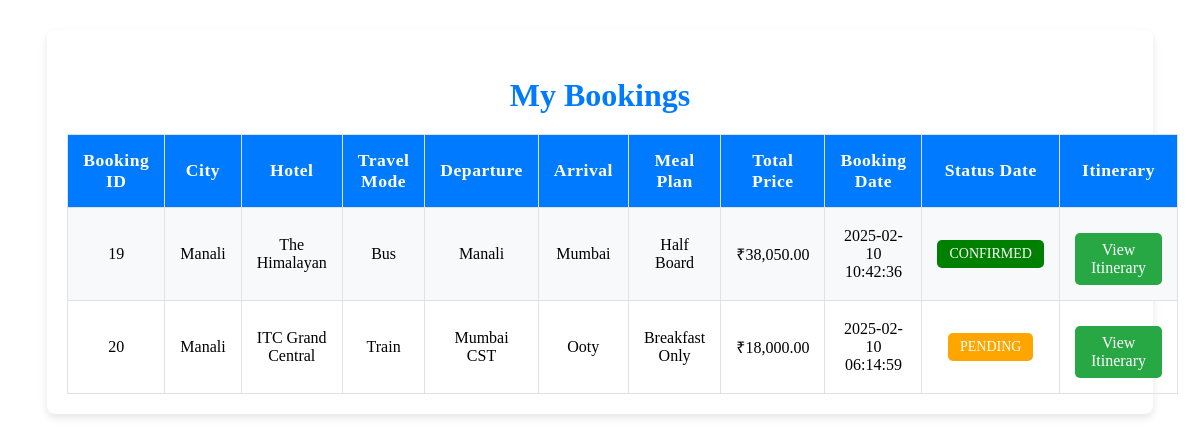
Screenshot of /my_bookings.php (signed in) with the database file from the repository.
### tables this page shows
CREATE TABLE `bookings` (
  `booking_id` int(11) NOT NULL,
  `user_id` int(11) NOT NULL,
  `city_id` int(11) NOT NULL,
  `hotel_id` int(11) NOT NULL,
  `travel_option_id` int(11) DEFAULT NULL,
  `travel_id` int(11) NOT NULL,
  `total_price` decimal(10,2) NOT NULL,
  `status` enum('Pending','Confirmed','Canceled') DEFAULT 'Pending',
  `booking_date` timestamp NOT NULL DEFAULT current_timestamp(),
  `full_name` varchar(255) NOT NULL,
  `email` varchar(255) NOT NULL,
  `phone` varchar(15) NOT NULL,
  `meal_id` int(11) NOT NULL,
  `travel_date` date NOT NULL,
  `return_date` date NOT NULL,
  `nights` int(11) NOT NULL,
  `package_id` int(11) DEFAULT NULL
);

CREATE TABLE `cities` (
  `city_id` int(11) NOT NULL,
  `name` varchar(100) NOT NULL,
  `description` text NOT NULL
);

CREATE TABLE `hotels` (
  `hotel_id` int(11) NOT NULL,
  `city_id` int(11) NOT NULL,
  `name` varchar(255) NOT NULL,
  `star_rating` enum('3-Star','4-Star','5-Star') NOT NULL,
  `amenities` text NOT NULL,
  `price_per_night` decimal(10,2) NOT NULL
);

CREATE TABLE `travel_options` (
  `travel_id` int(11) NOT NULL,
  `city_id` int(11) NOT NULL,
  `type` enum('Bus','Train') NOT NULL,
  `company_name` varchar(255) NOT NULL,
  `departure` varchar(255) NOT NULL,
  `arrival` varchar(255) NOT NULL,
  `route_details` text DEFAULT NULL,
  `price` decimal(10,2) NOT NULL,
  `facilities` text NOT NULL
);

CREATE TABLE `meal_plans` (
  `meal_id` int(11) NOT NULL,
  `city_id` int(11) NOT NULL,
  `name` varchar(255) NOT NULL,
  `description` text DEFAULT NULL,
  `price_per_night` decimal(10,2) NOT NULL,
  `type` enum('Veg','Non-Veg','Mixed') NOT NULL
);

### my_bookings.php (the view, shortened to what this page needs)
<?php
$conn = new mysqli("localhost", "root", "", "travel_booking");
$user_id = $_SESSION["user_id"];
$query = "SELECT b.booking_id, c.name AS city, h.name AS hotel,
                 t.type AS travel_mode, t.departure, t.arrival,
                 m.name AS meal_plan, b.total_price, b.booking_date,b.status
          FROM bookings b
          JOIN cities c ON b.city_id = c.city_id
          JOIN hotels h ON b.hotel_id = h.hotel_id
          JOIN travel_options t ON b.travel_id = t.travel_id
          JOIN meal_plans m ON b.meal_id = m.meal_id
          WHERE b.user_id = $user_id
          ORDER BY b.booking_date DESC";
$result = $conn->query($query);
?>
<!DOCTYPE html>
<html lang="en">
<head>
</head>
<body>
    <div class="container">
        <h2>My Bookings</h2>
        <table>
            <tr>
                <th>Booking ID</th>
                <th>City</th>
                <th>Hotel</th>
                <th>Travel Mode</th>
                <th>Departure</th>
                <th>Arrival</th>
                <th>Meal Plan</th>
                <th>Total Price</th>
                <th>Booking Date</th>
                <th>Status Date</th>
                <th>Itinerary</th>
            </tr>
            <?php while ($row = $result->fetch_assoc()) { ?>
                <tr>
                    <td><?php echo $row["booking_id"]; ?></td>
                    <td><?php echo $row["city"]; ?></td>
                    <td><?php echo $row["hotel"]; ?></td>
                    <td><?php echo $row["travel_mode"]; ?></td>
                    <td><?php echo $row["departure"]; ?></td>
                    <td><?php echo $row["arrival"]; ?></td>
                    <td><?php echo $row["meal_plan"]; ?></td>
                    <td>₹<?php echo number_format($row["total_price"], 2); ?></td>
                    <td><?php echo $row["booking_date"]; ?></td>
                    <td>
                        <span class="status
                            <?php
                                if ($row['status'] == 'Pending') echo 'status-pending';
                                elseif ($row['status'] == 'Confirmed') echo 'status-confirmed';
                                else echo 'status-cancelled';
                            ?>">
                            <?php echo $row["status"]; ?>
                        </span>
                    </td>
                    <td>
                        <a href="view_itinerary.php?booking_id=<?php echo $row['booking_id']; ?>" class="btn">View Itinerary</a>
                    </td>
                </tr>
            <?php } ?>
        </table>
    </div>
</body>
</html>

### my_bookings.php (style rules this page uses)
.container { width: 90%; max-width: 1200px; margin: 30px auto; padding: 20px; background-color: #ffffff; border-radius: 8px; box-shadow: 0 4px 8px rgba(0, 0, 0, 0.1); }
h2 { text-align: center; color: #007bff; font-size: 2rem; margin-bottom: 20px; }
table { width: 100%; border-collapse: collapse; margin-top: 20px; }
th, td { padding: 15px; text-align: center; font-size: 1rem; border: 1px solid #dee2e6; }
th { background-color: #007bff; color: white; font-size: 1.1rem; letter-spacing: 0.5px; }
tr:nth-child(even) { background-color: #f8f9fa; }
.btn { display: inline-block; padding: 8px 16px; margin-top: 10px; background-color: #28a745; color: white; font-size: 1rem; text-decoration: none; border-radius: 5px; transition: background-color 0.3s ease; }
.status { padding: 6px 12px; border-radius: 5px; font-size: 14px; font-weight: 500; text-transform: uppercase; display: inline-block; }
.status-pending { background: orange; color: white; }
.status-confirmed { background: green; color: white; }

### rows the page displays
bookings: booking_id "19", city.name "Manali", hotel.name "The Himalayan", travel.type "Bus", travel.departure "Manali", travel.arrival "Mumbai", meal.name "Half Board", total_price "38,050.00", booking_date "2025-02-10 10:42:36", status "CONFIRMED"
bookings: booking_id "20", city.name "Manali", hotel.name "ITC Grand Central", travel.type "Train", travel.departure "Mumbai CST", travel.arrival "Ooty", meal.name "Breakfast Only", total_price "18,000.00", booking_date "2025-02-10 06:14:59", status "PENDING"
